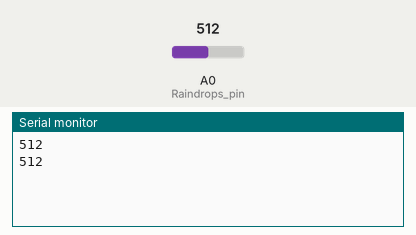
Bench run of a sketch on a simulated Arduino Uno, built with avr-gcc and run on an emulated ATmega328P. Parts: the last lines printed to the serial monitor. Inputs (shaded band) come from the test bench; at power-on: A0 (Raindrops_pin) = 512.

Above: at 2.8 s.
2.9 s: A0 (Raindrops_pin) set to 716
At 5.2 s:
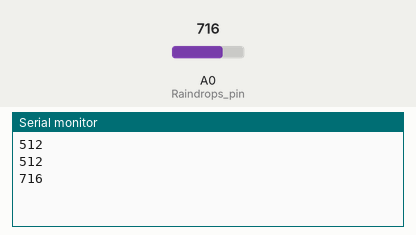
5.6 s: A0 (Raindrops_pin) set to 900
At 6.8 s:
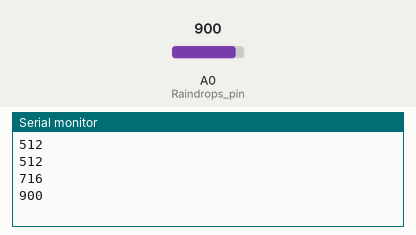
Timing chart, 0 to 8.6 s (numbered marks = the images above; inputs shaded):
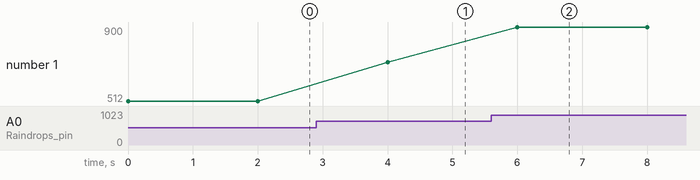

Measured:
- after the input at 2.9 s, the serial monitor: prints a new line after 1.1 s (image 1)
- after the input at 5.6 s, the serial monitor: prints a new line after 0.40 s (image 2)
- plotted number 1: 512 → 716 after the input at 2.9 s, 716 → 900 after the input at 5.6 s

The sketch:

Rain_TEST.ino
```cpp
int Raindrops_pin = A0;

void setup() {
  Serial.begin(9600);
}

void loop() {
    Serial.println(analogRead(A0));  // 센서 출력값을 시리얼모니터로 전송
    delay(2000);
}
```

TEST_CHOICE_SONG.ino
```cpp
void ChoiceSong(float angry, float light, int rain){
  int choice=0;
// {비눈X, 쾌적, 낮} 으로 초기화
  bool is_rainy=false;
  bool is_angry=false;
  bool is_day=true;

  if(rain<=512) // 수치는 변경가능 나중에 테스트 해보고 어느정도를 물이 온상황이라할지 정정
    is_rainy=true;
  if(is_angry>=75) // 불쾌지수75부터 50% 사람들이 불쾌감을 느끼기 시작한다
    is_angry=true;
  if(is_day<=512)
    is_day=false;

  if(!is_rainy && !is_angry & is_day) choice=1;
  else if(!is_rainy && !is_angry & !is_day) choice=2;
  else if(!is_rainy && is_angry & is_day) choice =3;
  else if(!is_rainy && is_angry & !is_day)choice =4;
  else if(is_rainy && !is_angry & is_day) choice =5;
  else if(is_rainy && !is_angry & !is_day) choice =6;
  else if(is_rainy && is_angry & is_day) choice =7;
  else if(is_rainy && is_angry & !is_day) choice =8;

  return choice;  // object.playMp3Folder(choice);
}
```
